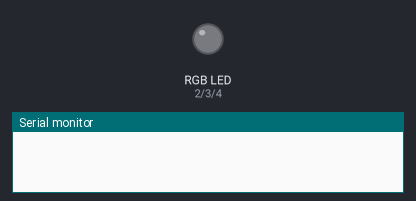
The program below on a simulated Teensy 3. Parts: an RGB LED mixed from three pins (HIGH = lit), the last lines printed to the serial monitor. Dim RGB values are drawn brighter than linear; random numbers use the default seed unless the program sets one.

Above: at 0.0 s.
At 2.1 s:
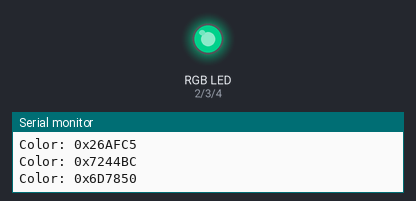
At 6.6 s:
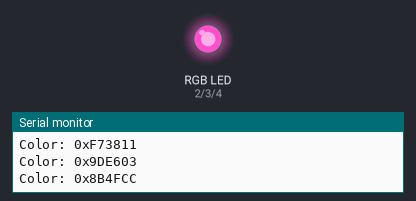
At 11.6 s:
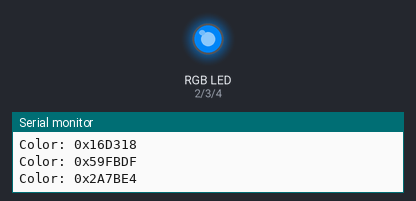
At 21.1 s:
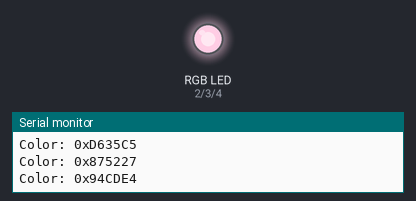
At 39.75 s:
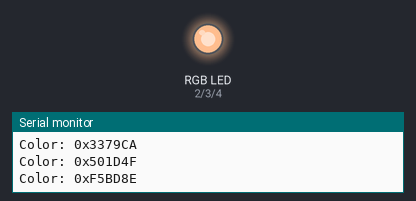
Timing chart, 0 to 40.0 s (numbered marks = the images above):
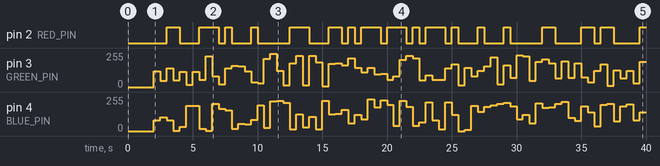

Measured:
- by itself, pin 2 (RED_PIN): LOW → HIGH at 3.0 s, → LOW 1.0 s later, → HIGH 1.5 s later, → LOW 1.5 s later, … (35 changes in this stretch)
- by itself, pin 4 (BLUE_PIN): 0/255 → 80/255 at 2.0 s, → 102/255 0.50 s later, → 79/255 0.50 s later, → 3/255 0.50 s later, … (76 changes in this stretch)
- by itself, pin 3 (GREEN_PIN): 0/255 → 120/255 at 2.0 s, → 47/255 0.50 s later, → 142/255 0.50 s later, → 52/255 0.50 s later, … (76 changes in this stretch)

The program:

main.cpp
```cpp
// (licence header left out)
#include <Metro.h>
#include <Arduino.h>

#define RED_PIN (2)
#define GREEN_PIN (3)
#define BLUE_PIN (4)

static Metro metro = Metro(500);

void setup()
{
	Serial.begin(9600);
	delay(2000);
}

void loop()
{
	if (metro.check())
	{
		uint8_t red = random(255);
		uint8_t green = random(255);
		uint8_t blue = random(255);

		analogWrite(RED_PIN, red);
		analogWrite(GREEN_PIN, green);
		analogWrite(BLUE_PIN, blue);

		Serial.printf("Color: 0x%02X%02X%02X\n", red, green, blue);
	}
}
```
